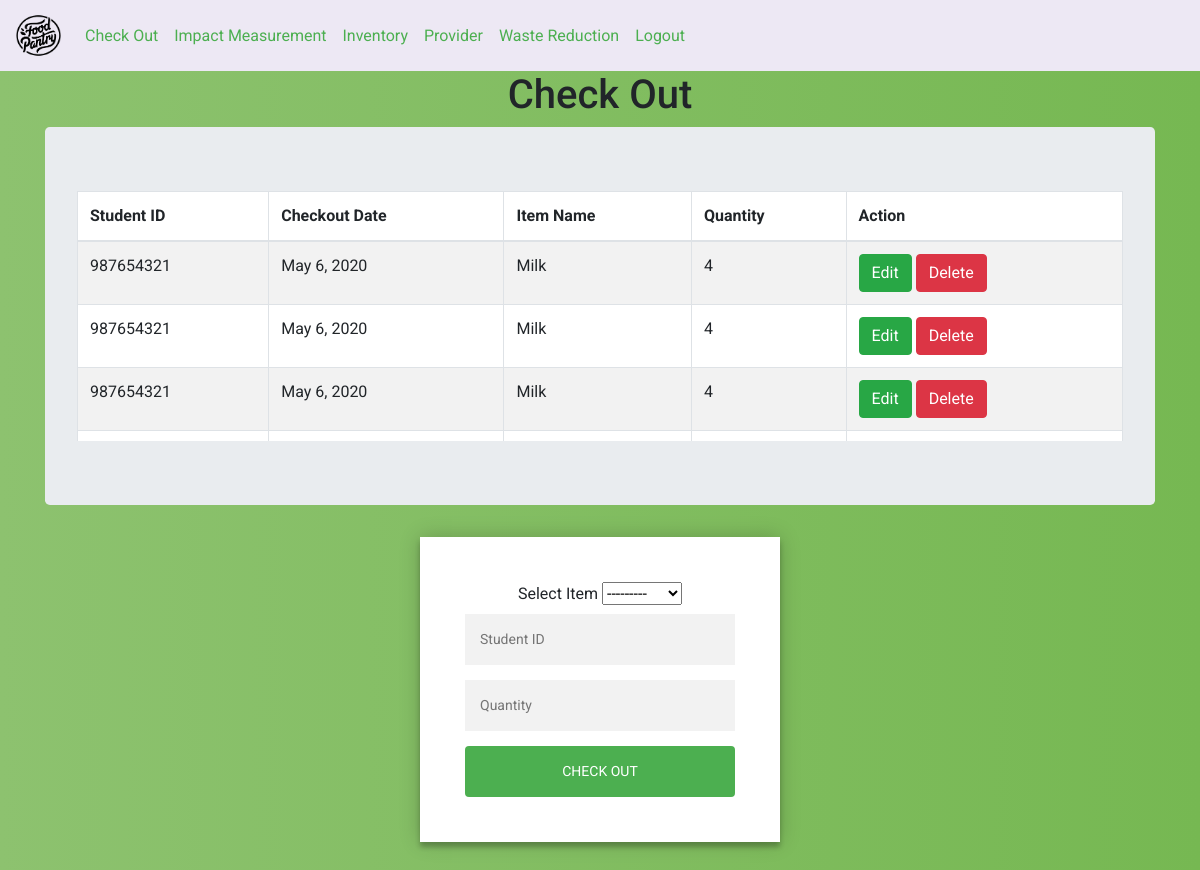
Screenshot of /checkout/ (signed in) with the database file from the repository.
### checkout/models.py (models this page shows, shortened)
class checkout(models.Model):
    item_in_inventory = models.ForeignKey(inventory, on_delete=models.SET_NULL,null=True)
    item_name = models.CharField(max_length=100, default="Wait")
    student_id = models.CharField(max_length=9)
    checkout_date = models.DateField(auto_now=True)
    quantity = models.PositiveIntegerField()
    price = models.FloatField(default=0)
    donor = models.CharField(max_length=50, default="wait")

### checkout/views.py (the view, shortened to what this page needs)
# urls.py: path('checkout/', checkout_views.checkout_view, name='checkout_view'),
@login_required(login_url='/login/')
def checkout_view(request):
		cout_data = checkout_form()
		cout = checkout.objects.all()
		context = {'cout':cout,'cout_data':cout_data}
		return render(request, "checkout/checkout.html",context)

### checkout/forms.py
class checkout_form(forms.ModelForm):
    student_id = forms.CharField(widget=forms.TextInput(attrs={'placeholder': 'Student ID '}))
    quantity = forms.CharField(widget=forms.TextInput(attrs={'placeholder': 'Quantity '}))
    item_name = forms.CharField(required=False)
    price = forms.FloatField(required=False)
    donor = forms.CharField(required=False)
    class Meta():
	     model = checkout
	     fields = '__all__'

### inventory/models.py (called while the page is built)
     def __str__(self):
          return self.name

### templates/checkout/checkout.html (shortened to what this page needs)
<!DOCTYPE html>
<html>
<head>
	{% include "dashboard/shared_links.html" %}
</head>
<body>
	{% include "dashboard/navigation_bar.html" %}
<h1>Check Out</h1>
{% load static %}
<div class="container">
	<div class="jumbotron">
		<div class="table-wrapper-scroll-y my-custom-scrollbar">
			<table bgcolor="white" class="table table-bordered table-striped mb-0">
  <thead>
    <tr>
      <th scope="col">Student ID</th>
      <th scope="col">Checkout Date</th>
      <th scope="col">Item Name</th>
      <th scope="col">Quantity</th>
	  <th scope="col">Action</th>
    </tr>
  </thead>
  <tbody>
{% for each in cout %}
    <tr>
					<td>{{each.student_id}}</td>
					<td>{{each.checkout_date}}</td>
					<td>{{each.item_name}}</td>
					<td>{{each.quantity}}</td>
					    			<td>                        <a class="btn btn-success" href="{% url 'update_co' each.id %}">Edit</a>
					<a class="btn btn-danger" href="#" onclick="confirmDeleteModal({{each.id}})">Delete</a>
    				</td>
    	</tr>
		 		{% endfor %}
  </tbody>
</table>
	</div>
	</div>
</div>
<div class="form">
<div class="center-column">
	<form method="POST" action="/checkout/">
		<label>Select Item</label>
	{{cout_data.item_in_inventory}}
    {{cout_data.student_id}}
    {{cout_data.quantity}}
		<button type="submit" class="btn btn-info">Check Out</button>
	</form>
</div>
</body>
</html>

### static/CSS/common.css (style rules this page uses)
.form { position: relative; z-index: 1; background: #FFFFFF; max-width: 360px; margin: 0 auto 100px; padding: 45px; text-align: center; box-shadow: 0 0 20px 0 rgba(0, 0, 0, 0.2), 0 5px 5px 0 rgba(0, 0, 0, 0.24); }
.form input { font-family: "Roboto", sans-serif; outline: 0; background: #f2f2f2; width: 100%; border: 0; margin: 0 0 15px; padding: 15px; box-sizing: border-box; font-size: 14px; }
.form button { font-family: "Roboto", sans-serif; text-transform: uppercase; outline: 0; background: #4CAF50; width: 100%; border: 0; padding: 15px; color: #FFFFFF; font-size: 14px; -webkit-transition: all 0.3 ease; transition: all 0.3 ease; cursor: pointer; }
h1 { text-align: center; }
.my-custom-scrollbar { position: relative; height: 250px; overflow: auto; }
.table-wrapper-scroll-y { display: block; }
body { background: white; background: -webkit-linear-gradient(right, #76b852, #8DC26F); background: -moz-linear-gradient(right, #76b852, #8DC26F); background: -o-linear-gradient(right, #76b852, #8DC26F); background: linear-gradient(to left, #76b852, #8DC26F); font-family: "Roboto", sans-serif; -webkit-font-smoothing: antialiased; -moz-osx-font-smoothing: grayscale; }

### rows the page displays
checkout: student_id "987654321", checkout_date "May 6, 2020", item_name "Milk", quantity "4"
checkout: student_id "987654321", checkout_date "May 6, 2020", item_name "Milk", quantity "4"
checkout: student_id "987654321", checkout_date "May 6, 2020", item_name "Milk", quantity "4"
